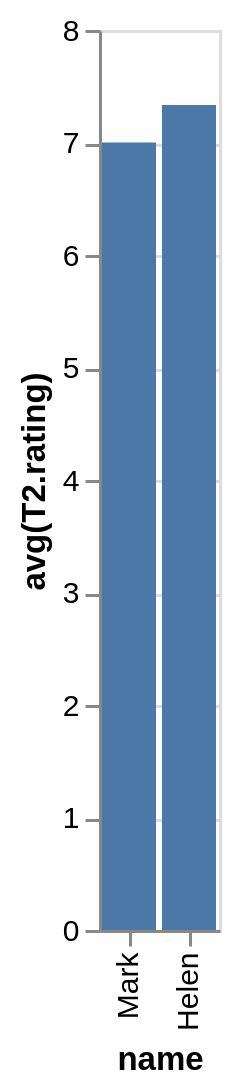

This figure's Vega-Lite source:
### Vega-Lite specification from a JSON file in a GitHub repository (floating-point values rounded to 4 significant figures)
{"data": {"values": [{"x_data": "Mark", "y_data": 7}, {"x_data": "Helen", "y_data": 7.333}]}, "mark": "bar", "encoding": {"x": {"field": "x_data", "type": "nominal", "title": "name", "sort": {"op": "sum", "field": "y_data", "order": "ascending"}}, "y": {"field": "y_data", "type": "quantitative", "title": "avg(T2.rating)"}}}
